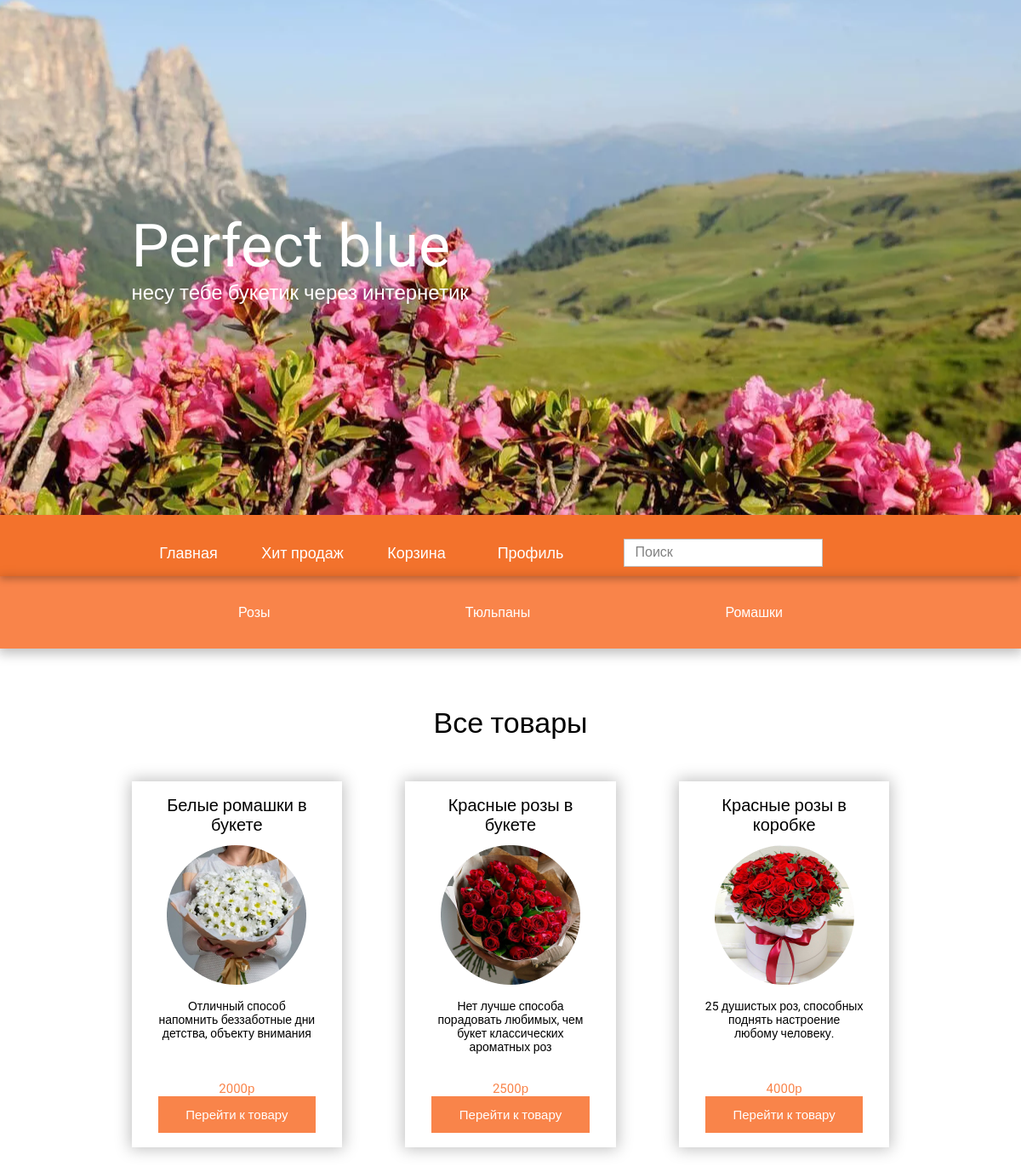
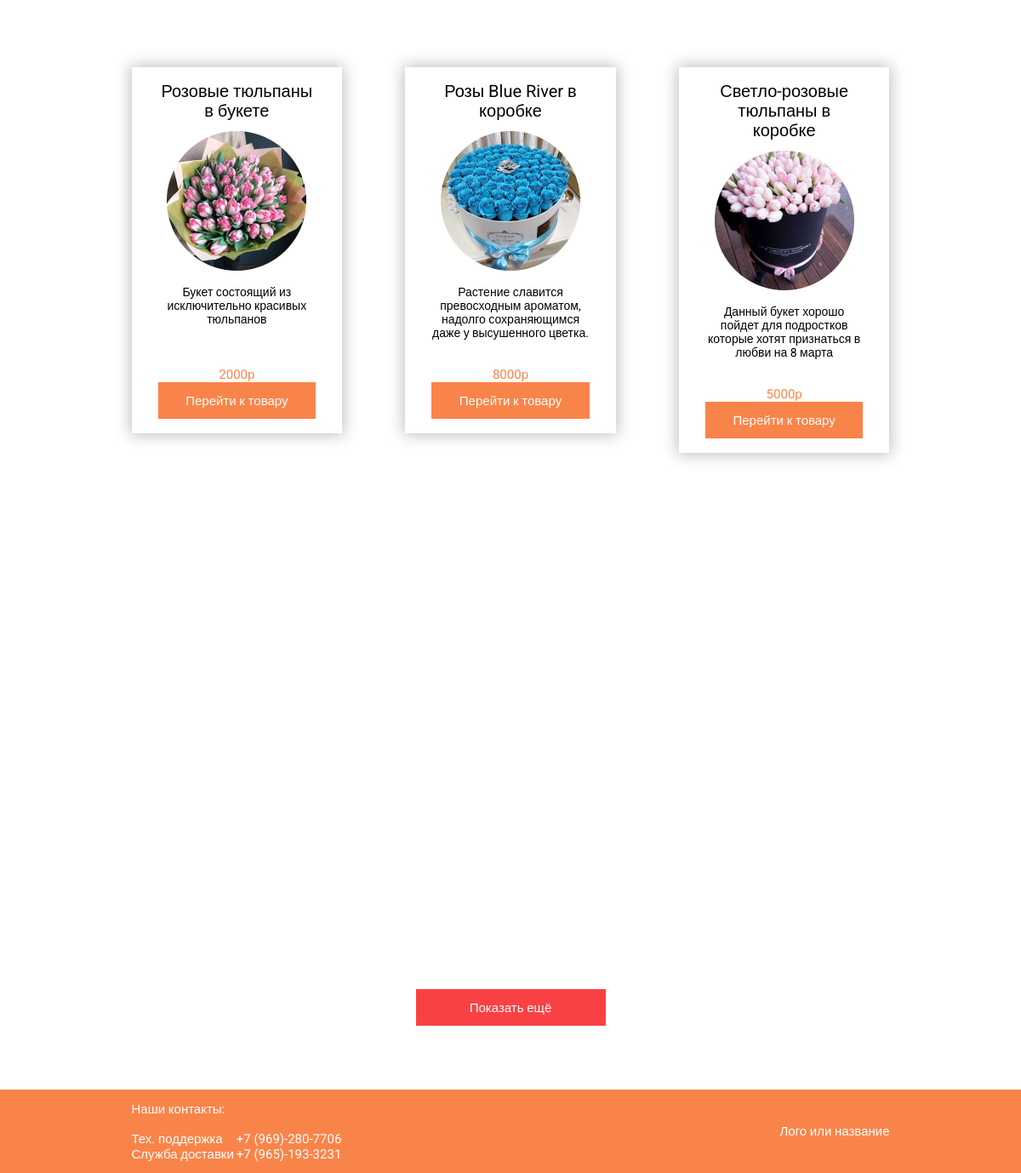
The page / on the database its author committed (2 pictures, top to bottom).
### flowers/models.py (models this page shows, shortened)
class Categories(models.Model):
    title = models.CharField(max_length=50, verbose_name='Название')
    slug = models.SlugField(max_length=255, unique=True, db_index=True)
    def __str__(self):
        return self.title
    def get_absolute_url(self):
        return reverse('category', kwargs={'category_slug': self.slug})
    class Meta:
        verbose_name = 'Категория'
        verbose_name_plural = 'Категории'
        ordering = ['id']

class Flowers(models.Model):
    title = models.CharField(max_length=50, verbose_name='Название')
    description = models.TextField(blank=True, verbose_name='Описание')
    price = models.CharField(max_length=10, verbose_name='Цена')
    number_of_purchases = models.IntegerField(default=0, verbose_name='Количество покупок')
    image = models.ImageField(upload_to='photos/%Y/%m/%d/', verbose_name='Фото')
    slug = models.SlugField(max_length=255, unique=True, db_index=True, verbose_name='URL')
    cat = models.ForeignKey('Categories', on_delete=models.CASCADE)
    def get_absolute_url(self):
        return reverse('post', kwargs={'post_slug': self.slug})
    class Meta:
        verbose_name = 'Цветы'
        verbose_name_plural = 'Цветы'
        ordering = ['title', 'price', 'number_of_purchases']

### flowers/views.py (the view)
# urls.py: path('', Main.as_view(), name='main'),
class Main(ListView):
    model = Flowers
    template_name = 'flowers/main.html'
    context_object_name = 'flowers'
    def get_context_data(self, *, object_list=None, **kwargs):
        context = super().get_context_data(**kwargs)
        context['menu'] = menu
        context['categories'] = cats
        return context

### flowers/templates/flowers/main.html (shortened to what this page needs)
{% extends 'flowers/base.html' %}
{% block header %}
<div class="sub__head">
    <div class="_container">
        <div class="subHead__row">
            <ul class="range">
                {% for c in categories %}
                <li><a href="{{ c.get_absolute_url }}">{{ c }}</a></li>
                {% endfor %}
            </ul>
        </div>
    </div>
</div>
{% endblock %}
{% block content %}
<main class="main">
    <div class="main__titleBlock">
        <div class="_container">
            <div class="main__title">
                Все товары
            </div>
        </div>
    </div>
    <div class="main__body">
        <div class="_container">
            <div class="main__row">
                <div class="main__page">
                    {% for f in flowers %}
                    <div class="page__body">
                        <div class="page__title">
                            {{ f.title }}
                        </div>
                        <div class="page__image">
                            <img src="{{ f.image.url }}" alt="">
                        </div>
                        <div class="page__text">
                            {{ f.description }}
                        </div>
                        <div class="page__price">
                            {{ f.price }}
                        </div>
                        <div class="page__link">
                            <a href="{{ f.get_absolute_url }}">
                                Перейти к товару
                            </a>
                        </div>
                    </div>
                </div>
                <div class="main__page">
                    {% endfor %}
                </div>
            </div>
        </div>
    </div>
    </div>
    <div class="showMore">
        <div class="_container">
            <div class="showMore__body">
                <button class="showMore__button" href="#">Показать ещё</button>
            </div>
        </div>
    </div>
{% endblock %}

### flowers/static/flowers/css/style.css (style rules this page uses)
* { padding: 0; margin: 0; border: 0; }
*, *:before, *:after { -webkit-box-sizing: border-box; box-sizing: border-box; }
html, body { height: 100%; width: 100%; font-size: 100%; line-height: 1; font-size: 14px; -ms-text-size-adjust: 100%; -moz-text-size-adjust: 100%; -webkit-text-size-adjust: 100%; }
input, button, textarea { font-family: inherit; }
button { cursor: pointer; }
a, a:visited { text-decoration: none; }
ul li { list-style: none; }
img { vertical-align: top; }
body { font-family: 'Roboto', sans-serif; }
._container { max-width: 891px; margin: 0 auto; }
.sub__head { position:relative ; box-shadow: 0px 4px 13px 2px rgba(0, 0, 0, 0.25); }
.subHead__row { min-height: 85px; display: flex; justify-content: center; align-items: center; }
.range { min-width: 640px; display: flex; justify-content: space-between; }
.range a { font-size: 16px; line-height: 19px; color: #FFFFFF; }
.main { min-height: 1286px; }
.main__titleBlock { margin: 0px 0px 49px 0px; }
.main__title { font-size: 34px; line-height: 40px; display: flex; justify-content: center; margin: 67px 0px 0px 0px; }
.main__row { margin: 0px -37px; display: flex; flex-wrap: wrap; }
.main__page { margin-bottom: 108px; flex: 0 1 33.3333%; padding: 0px 37px; min-height: 414px; }
.page__body { padding: 0px 31px 0px 31px; box-shadow: 0px 0px 17px 2px rgba(0, 0, 0, 0.25); display: flex; flex-direction: column; }
.page__title { text-align: center; margin-top: 17px; margin-bottom: 12px; font-size: 20px; line-height: 23px; }
.page__image { display: flex; justify-content: center; margin-bottom: 17px; }
.page__text { min-height: 80px; text-align: center; font-size: 14px; line-height: 16px; margin-bottom: 16px; }
.page__price { display: flex; justify-content: center; align-items: center; font-size: 15px; color: #F9844A; line-height: 18px; }
.page__link { padding-bottom: 17px; }
.page__link a { font-size: 15px; line-height: 18px; min-width: 164px; min-height: 43px; display: flex; align-items: center; justify-content: center; background-color: #F9844A; color: #FFFFFF; }
.showMore { margin-bottom: 75px; }
.showMore__body { display: flex; justify-content: center; }
.showMore__button { display: flex; justify-content: center; align-items: center; color: #FFFFFF; background: #F94144; min-width: 223px; min-height: 43px; font-size: 15px; line-height: 18px; }

### rows shown on the page
Categories: title "Розы"
Categories: title "Тюльпаны"
Categories: title "Ромашки"
Flowers: title "Белые ромашки в букете", image (picture), description "Отличный способ напомнить беззаботные дни детства, объекту внимания", price "2000р"
Flowers: title "Красные розы в букете", image (picture), description "Нет лучше способа порадовать любимых, чем букет классических ароматных роз", price "2500р"
Flowers: title "Красные розы в коробке", image (picture), description "25 душистых роз, способных поднять настроение любому человеку.", price "4000р"
Flowers: title "Розовые тюльпаны в букете", image (picture), description "Букет состоящий из исключительно красивых тюльпанов", price "2000р"
Flowers: title "Розы Blue River в коробке", image (picture), description "Растение славится превосходным ароматом, надолго сохраняющимся даже у высушенного цветка.", price "8000р"
Flowers: title "Светло-розовые тюльпаны в коробке", image (picture), description "Данный букет хорошо пойдет для подростков которые хотят признаться в любви на 8 марта", price "5000р"

### other values the page prints
{{ m.title }} "Главная" "Хит продаж" "Корзина" "Профиль"
